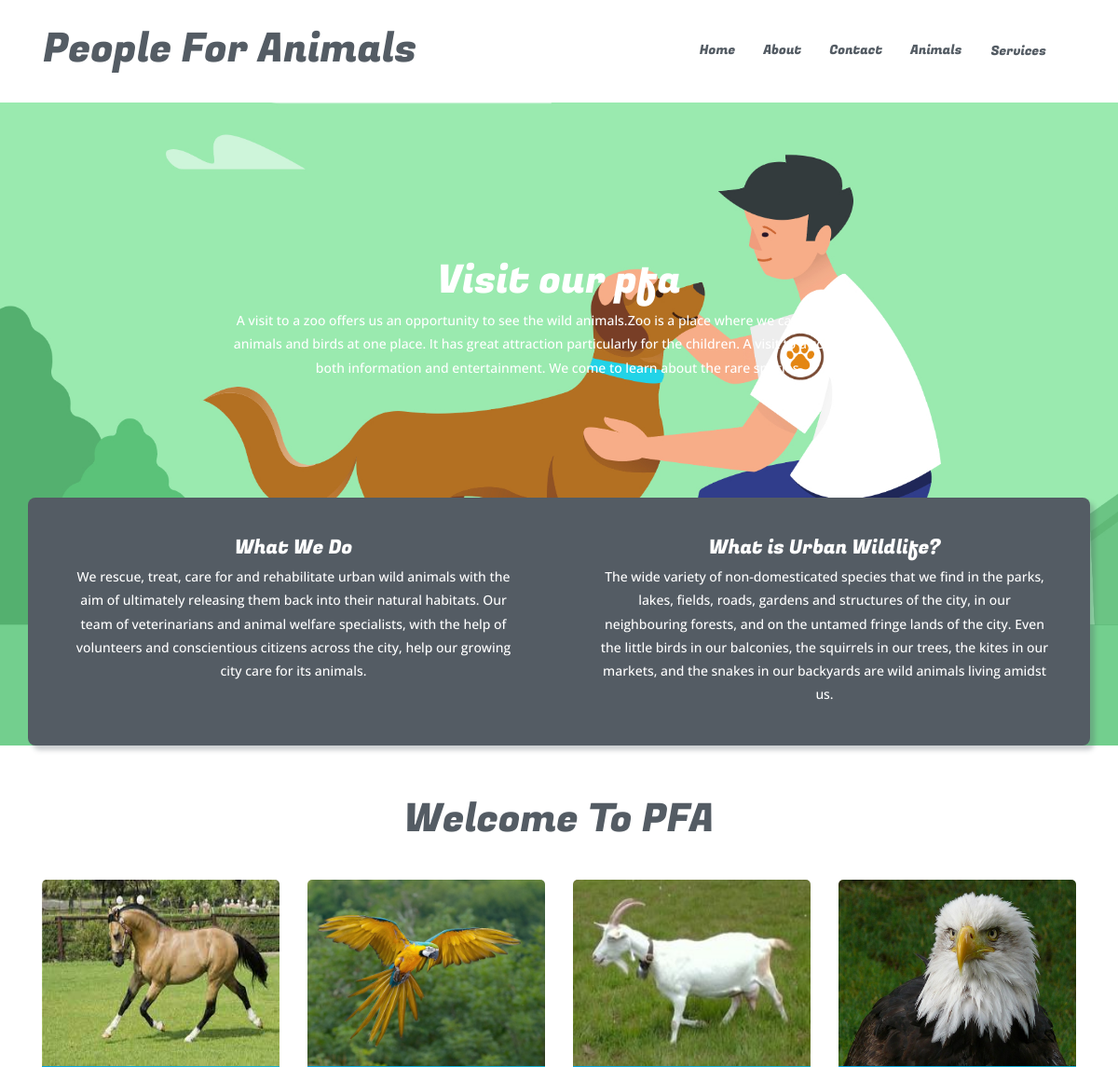
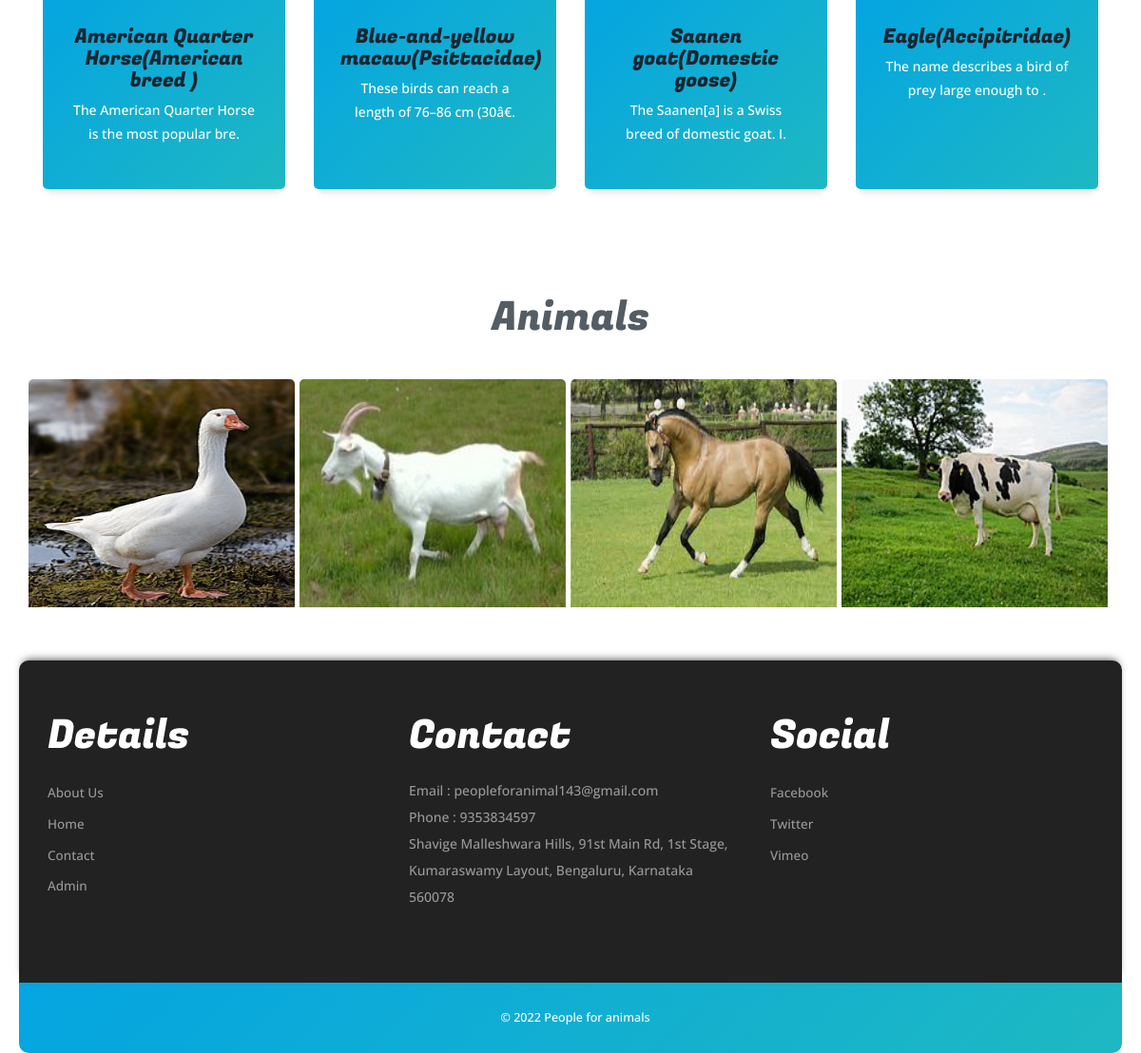
The page / on the database its author committed (2 pictures, top to bottom).
### tables this page shows
CREATE TABLE `tblanimal` (
  `ID` int(10) NOT NULL,
  `AnimalName` varchar(200) DEFAULT NULL,
  `CageNumber` int(10) DEFAULT NULL,
  `FeedNumber` varchar(200) DEFAULT NULL,
  `Breed` varchar(200) DEFAULT NULL,
  `AnimalImage` varchar(200) DEFAULT NULL,
  `Description` mediumtext DEFAULT NULL,
  `CreationDate` timestamp NOT NULL DEFAULT current_timestamp() ON UPDATE current_timestamp()
);

CREATE TABLE `tblpage` (
  `ID` int(10) NOT NULL,
  `PageType` varchar(200) DEFAULT NULL,
  `PageTitle` varchar(200) DEFAULT NULL,
  `PageDescription` mediumtext DEFAULT NULL,
  `Email` varchar(200) DEFAULT NULL,
  `MobileNumber` bigint(10) DEFAULT NULL,
  `UpdationDate` timestamp NULL DEFAULT NULL ON UPDATE current_timestamp()
);

### index.php (the view, shortened to what this page needs)
<?php
include('includes/dbconnection.php');
?>
<!DOCTYPE HTML>
<html>
<head>
<link href="css/bootstrap.css" rel="stylesheet" type="text/css" media="all">
<link href="css/style.css" rel="stylesheet" type="text/css" media="all" />
</head>
<body>
		<?php include_once('includes/header.php');?>
			<div class="header-banner">
				<div class="container">
					<div class="head-banner">
						<h3>Visit our pfa</h3>
						<p> A visit to a zoo offers us an opportunity to see the wild animals.Zoo is a place where we can see different animals and birds at one place. It has great attraction particularly for the children. A visit to a zoo gives us both information and entertainment. We come to learn about the rare species.</p>
					</div>
					<div class="banner-grids">
						<div class="col-md-6 banner-grid">
							<h4>What We Do</h4>
							<p>We rescue, treat, care for and rehabilitate urban wild animals with the aim of ultimately releasing them back into their natural habitats. Our team of veterinarians and animal welfare specialists, with the help of volunteers and conscientious citizens across the city, help our growing city care for its animals.</p>
						</div>
						<div class="col-md-6 banner-grid">
						<h4>What is Urban Wildlife?</h4>
							<p>The wide variety of non-domesticated species that we find in the parks, lakes, fields, roads, gardens and structures of the city, in our neighbouring forests, and on the untamed fringe lands of the city. Even the little birds in our balconies, the squirrels in our trees, the kites in our markets, and the snakes in our backyards are wild animals living amidst us.</p>
						</div>
						<div class="clearfix"></div>
					</div>
				</div>
			</div>
			<div class="content">
				<div class="welcome">
					<div class="container">
						<h2>Welcome to PFA</h2>
							<div class="welcome-grids">
								<?php
 $query=mysqli_query($con,"select * from tblanimal order by rand() limit 4");
 while ($row=mysqli_fetch_array($query)) {
 ?>
								<div class="col-md-3 welcome-grid home-container" >
									<img src="admin/images/<?php echo $row['AnimalImage'];?>" width='220' height='200' alt=" " class="img-responsive" />
									<div class="wel-info card-content">
										<h4><a href="animal-detail.php?anid=<?php echo $row['ID'];?>"><?php echo $row['AnimalName'];?>(<?php echo $row['Breed'];?>)</a></h4>
										<p><?php echo substr($row['Description'],0,50);?>.</p>
									</div>
								</div><?php }?>
								<br>
								<div class="clearfix"></div>
							</div>
					</div>
				</div>
					<div class="animals">
						<div class="container">
							<h3>animals</h3>
							<div class="clients">
								<ul id="flexiselDemo3">
									<?php
 $query=mysqli_query($con,"select * from tblanimal");
 while ($row=mysqli_fetch_array($query)) {
 ?>
									<li><img
									style="width:280px;
									height:240px;"
									src="admin/images/<?php echo $row['AnimalImage'];?>" width=200 height=200 alt=" " class="img-responsive" /></li><?php }?>
								</ul>
						</div>
					</div>
				</div>
				 <?php include_once('includes/special.php');?>
			</div>
			<?php include_once('includes/footer.php');?>
</body>
</html>

### includes/header.php (shortened to what this page needs)
<link href="css/bootstrap.css" rel="stylesheet" type="text/css" media="all">
<link href="css/style.css" rel="stylesheet" type="text/css" media="all" />
<div class="header">
                <div class="container">
                    <div class="header-top">
                        <nav class="navbar navbar-default">
                            <div class="container-fluid">
                                <div class="navbar-header">
                                <img src="gif/ce8b1e76965389.5c7945b0cffef.gif" id="header-gif" alt="gif" height="100px" width="200px" style="margin-left:-80px; margin-top:-30px">
                                    <div class="navbar-brand">
                                        <h1><a href="index.php">People for animals</a></h1>
                                    </div>
                                </div>
                            <div class="collapse navbar-collapse" id="bs-example-navbar-collapse-1">
                              <ul class="nav navbar-nav">
                                    <li><a href="index.php">Home <span class="sr-only">(current)</span></a></li>
                                    <li><a href="about.php">About</a></li>
                                    <li><a href="contact.php">Contact</a></li>
                                    <li><a href="animals.php">Animals</a></li>
                                    <li><a class="btn btn-secondary dropdown-toggle" href="#" role="button" id="dropdownMenuLink" data-toggle="dropdown" aria-haspopup="true" aria-expanded="true" >Services</a>
                                        </li>
                                </ul>
                            </div>
  </div>
                        </nav>
                    </div>
                </div>
            </div>

### includes/special.php
<div class="specials-section">
					<div class="container">
						<div class="specials-grids">
							<div class="col-md-4 specials1">
								<h3> details</h3>
								<ul>
									<li><a href="about.php">About Us</a></li>
									<li><a href="index.php">Home</a></li>
									<li><a href="contact.php">Contact</a></li>
									<li><a href="admin/index.php">Admin</a></li>
								</ul>
							</div>
							<div class="col-md-4 specials1">
								<h3>contact</h3>
								<?php
 $query=mysqli_query($con,"select * from  tblpage where PageType='contactus'");
 while ($row=mysqli_fetch_array($query)) {
 ?>
								<address>
									<p>Email : <?php  echo $row['Email'];?></p>
								 <p>Phone : <?php  echo $row['MobileNumber'];?></p>
								 <p><?php  echo $row['PageDescription'];?></p>
								</address><?php } ?>
							</div>
							<div class="col-md-4 specials1">
								<h3>social</h3>
								<ul>
									<li><a href="https://www.facebook.com/">facebook</a></li>
									<li><a href="https://www.twitter.com/">twitter</a></li>
									<li><a href="https://vimeo.com/">vimeo</a></li>
								</ul>
							</div>
							<div class="clearfix"></div>
						</div>
					</div>
				</div>

### includes/footer.php
<div class="footer-section">
				<div class="container">
					<div class="footer-top">
						<p>&copy; <?php echo date('Y')?> People for animals </p>
					</div>
				</div>
			</div>

### rows shown on the page
tblanimal: AnimalImage (picture), AnimalName "American Quarter Horse", Breed "American breed", Description "The American Quarter Horse is the most popular bre"
tblanimal: AnimalImage (picture), AnimalName "Blue-and-yellow macaw", Breed "Psittacidae", Description "These birds can reach a length of 76–86 cm (30â€"
tblanimal: AnimalImage (picture), AnimalName "Saanen goat", Breed "Domestic goose", Description "The Saanen[a] is a Swiss breed of domestic goat. I"
tblanimal: AnimalImage (picture), AnimalName "Eagle", Breed "Accipitridae", Description "The name describes a bird of prey large enough to"
tblanimal: AnimalImage (picture)
tblanimal: AnimalImage (picture)
tblpage: Email "peopleforanimal143@gmail.com", MobileNumber "9353834597", PageDescription "Shavige Malleshwara Hills, 91st Main Rd, 1st Stage, Kumaraswamy Layout, Bengaluru, Karnataka 560078"
